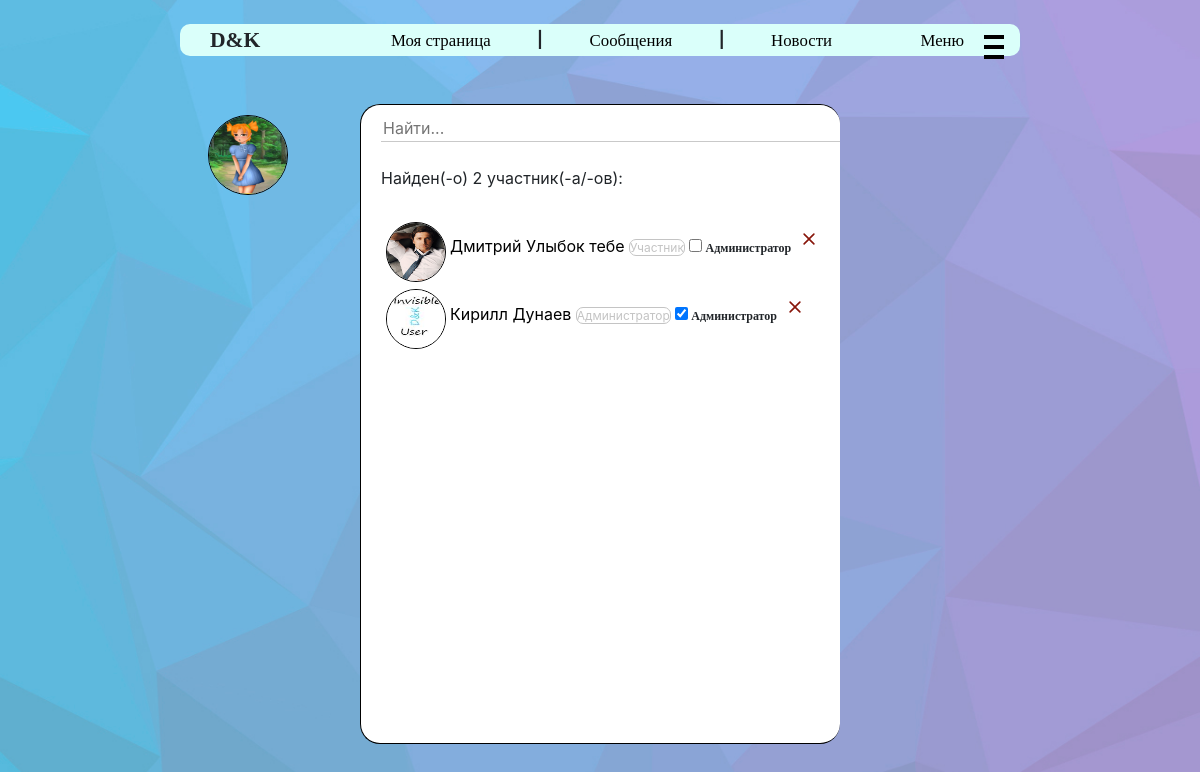
/show_members/1/ (signed in), run on the app's committed database.
### user_manager/models.py (models this page shows, shortened)
class Profile(models.Model):
    user = models.OneToOneField(User, on_delete=models.CASCADE, related_name='profile')
    name = models.CharField(max_length=50, verbose_name="Имя", null=True, blank=False)
    surname = models.CharField(max_length=75, verbose_name="Фамилия", null=True, blank=False)
    bio = models.TextField(max_length=500, verbose_name="Описание", default="", null=True,
                           blank=False)
    avatar = models.ImageField(verbose_name="Фото", null=True, upload_to=avatars_directory)
    status = models.CharField(max_length=75, default="", verbose_name="Статус", null=True,
                              blank=False)
    birth_date = models.DateField(verbose_name='Дата рождения', null=True, blank=False)
    lname = models.CharField(max_length=50, verbose_name="Имя в нижнем регистре", null=True,
                             blank=False)
    lsurname = models.CharField(max_length=75, verbose_name="Фамилия в нижнем регистре", null=True,
                                blank=False)
    class Meta:
        ordering = ['name', 'surname', 'birth_date']
        verbose_name = "Профлиль пользователя"
        verbose_name_plural = "Профили пользователей"

### user_manager/views.py (the view)
# urls.py: path('show_members/<int:group_id>/', views.show_members),
def show_members(request, group_id):
    group = Community.objects.filter(pk=group_id).first()
    all_users = group.members.all()
    all_members = Profile.objects.filter(user__in=all_users)
    r = request.GET.get('request', '')
    req = r.lower().split(maxsplit=1)
    if len(req) == 1:
        name = req[0].replace('_', ' ')
        users_1 = all_members.filter(lname__icontains=name)
        users_2 = all_members.filter(lsurname__icontains=name)
        all_members = users_1 | users_2
    elif len(req) == 2:
        name, surname = req[0].replace('_', ' '), req[1].replace('_', ' ')
        users_1 = all_members.filter(lname__icontains=name, lsurname__icontains=surname)
        users_2 = all_members.filter(lsurname__icontains=name, lname__icontains=surname)
        all_members = users_1 | users_2
    members = [(member, UserCommunityStatus().get(request, group_id, member.user.id).data['Status'])
               for member in all_members.all()]
    if request.user.is_authenticated:
        creator_permissions = UserCommunityStatus().get(request, group_id, request.user.id).data[
                                  'Status'] == 1
    else:
        creator_permissions = False
    return render(request, 'show_members.html',
                  {'req': r,
                   'title': 'Участники',
                   'members': members,
                   'creator_perm': creator_permissions,
                   'group': group_id})

### user_manager/models.py (called while the page is built)
    def get_user_status(self, user):
        if user == self.creator:
            return 1
        elif user in self.admins.all():
            return 2
        elif user in self.members.all():
            return 3
        else:
            return 0

### user_manager/views.py (called while the page is built)
    def get(self, request, community_pk, user_pk):
        community = Community.objects.filter(pk=community_pk).first()
        if not community:
            return Response({"Error": "Community does not exist"})
        user = User.objects.filter(pk=user_pk).first()
        if not user:
            return Response({"Error": "User does not exist"})
        answer = {
            0: Response({"Status": 0,
                         "Message": "Has no connections"}),
            1: Response({"Status": 1,
                         "Message": "Сreator"}),
            2: Response({"Status": 2,
                         "Message": "Admin"}),
            3: Response({"Status": 3,
                         "Message": "Member"})
        }
        status = community.get_user_status(user)
        return answer[status]

### user_manager/templates/show_members.html (shortened to what this page needs)
{% extends "main.html" %}
{% block content %}
    {% load static %}
    <link rel="stylesheet" href="{% static 'css/find_user.css' %}">
    <link rel="stylesheet" href="{% static 'css/show_members.css' %}">
    <div class="name-input-div">
        <input placeholder="Найти..." class="group-name-input {{ group }}" value="{{ req }}">
    </div>
    <br>
    {% if not members %}
        <div class="not-found">Нет участников</div>
    {% else %}
        <div>Найден(-о) {{ members|length }} участник(-а/-ов):</div>
        <br>
    {% endif %}
    {% for u, s in members %}
        <a href="/homepage/{{ u.user.id }}" class="author_url">
            <img src="{{ u.avatar.url }}" alt="Аватарка"
                 class="news_avatar comment-avatar">
            <span class="creator_name">{{ u.name }} {{ u.surname }}</span>
        </a>
        {% if s == 1 %}
            <span class="member_status">Создатель</span>
        {% elif s == 2 %}
            <span class="member_status">Администратор</span>
        {% elif s == 3 %}
            <span class="member_status">Участник</span>
        {% endif %}
        {% if creator_perm %}
            {% if s == 2 %}
                <label class="status-lbl">
                    <input type="checkbox" class="status-box {{ group }} {{ u.user.id }}" checked>
                    Администратор
                </label>
            {% else %}
                <label class="status-lbl">
                    <input type="checkbox" class="status-box {{ group }} {{ u.user.id }}">
                    Администратор
                </label>
            {% endif %}
            <btn class="delete-member {{ group }} {{ u.user.id }}"
                 title="Выгнать участника">
            </btn>
        {% endif %}
        <br>
    {% endfor %}
{% endblock %}

### user_manager/templates/main.html (shortened to what this page needs)
<!DOCTYPE html>
<html lang="en">
<head>
    {% load static %}
    <link rel="stylesheet"
          href="https://maxcdn.bootstrapcdn.com/bootstrap/4.0.0/css/bootstrap.min.css"
>
    <link rel="stylesheet"
          href="https://cdn.jsdelivr.net/npm/bootstrap-icons@1.4.1/font/bootstrap-icons.css">
    <link rel="stylesheet" href="{% static 'css/style.css' %}">
</head>
<body>
<header>
    <br>
    <nav>
        <div class="logo scalable">D&K</div>
        {% if user.is_authenticated %}
            <a href="/homepage/{{ user.id }}" class="scalable">Моя страница</a>
            <span class="scalable">|</span>
            <a href="/messages/" class="scalable">Сообщения</a>
            <span class="scalable">|</span>
        {% else %}
            <a href="/access_denied/" class="scalable">Моя страница</a>
            <span class="scalable">|</span>
            <a href="/access_denied/" class="scalable">Сообщения</a>
            <span class="scalable">|</span>
        {% endif %}
        <a href="/" class="scalable">Новости</a>
        <div class="menu_btn scalable">Меню</div>
    </nav>
    <div class="burger">
        <div class="brick"></div>
        <div class="brick middle"></div>
        <div class="brick"></div>
    </div>
    <br>
    {% block login %}
        <div class="log-btn">
            {% if user.is_authenticated %}
                <div>
                    <img src="{{ user.profile.avatar.url }}" alt="Аватарка" class="user_avatar">
                    <div class="user_info">
                        <div class="user_info_text">
                            {{ user.profile.name }} {{ user.profile.surname }}<br>
                        </div>
                    </div>
                </div>
            {% else %}
                <p>
                    <a class="login btn btn-success" href="/login/">Войти</a><br>
                    <a class="register btn btn-primary " href="/register/">Зарегистрироваться</a>
                </p>
            {% endif %}
        </div>
    {% endblock %}
</header>
<div class="cont">
    {% block content %}
        {% load index %}
        {% load file_name %}
    {% endblock %}
</div>
</body>
</html>

### user_manager/static/css/style.css (style rules this page uses)
body { background: url("../img/bg.jpg") no-repeat no-repeat center center fixed; background-size: cover; }
nav:after { display: inline-block; height: 100%; vertical-align: middle; content: ""; }
nav .logo { font-family: "Segoe Print"; font-weight: bold; font-size: calc(0.6em + 1vw); margin-left: 30px; vertical-align: middle; display: inline-block; padding-right: 10%; }
nav { position: fixed; height: fit-content; background: #dafffa; width: 70%; margin-left: 15%; border-radius: 10px; }
nav a, .menu a, .menu_btn { margin: auto; vertical-align: middle; display: inline-block; text-decoration: none; color: black; font-family: "Segoe Print"; font-size: calc(0.3em + 1vw); padding-left: 5%; padding-right: 5%; cursor: pointer; }
nav span { font-weight: bold; }
.burger { cursor: pointer; position: fixed; margin-left: 82%; margin-top: calc(0.25em + 0.1vw); }
.brick { width: calc(0.5em + 1vw); height: 4px; margin-top: 6px; background: black; transition: 0.3s ease-out; }
.log-btn { width: fit-content; margin-left: 15%; }
.user_avatar { position: fixed; z-index: 2; margin-top: calc(3.7em + 1vh); margin-left: calc(1em + 1vw); width: 80px; height: 80px; border-radius: 50px; border: 1px solid black; }
.user_info { position: fixed; margin-top: calc(3em + 1vh); z-index: 1; margin-left: calc(1em + 0.5vw); text-align: center; width: 0; height: 100px; background: #dafffa; border-radius: 50px; transition: width 400ms; }
.user_info_text { white-space: nowrap; overflow: hidden; padding-top: 15px; padding-left: 60px; }
.cont { padding-top: 10px; padding-left: 20px; margin-top: 7vh; margin-left: 30vw; overflow-y: scroll; width: 40vw; height: 80vh; background: white; border-radius: 20px; border-left: 1px solid black; border-top: 1px solid black; border-bottom: 1px solid black; }
.creator_name { text-decoration: none; color: black; cursor: pointer; }
.news_avatar { margin-left: calc(1em + 1vw); width: 40px; height: 40px; margin-top: calc(0.1em + 0.5vw); border-radius: 50px; border: 1px solid black; }
.comment-avatar { margin-left: 1%; }

### user_manager/static/css/find_user.css (style rules this page uses)
.name-input, .group-name-input { width: 100%; border: 0; border-bottom: 1px solid #c9c9c9; }
.news_avatar { width: 60px; height: 60px; }

### user_manager/static/css/show_members.css (style rules this page uses)
.member_status { font-size: 12px; color: #c4c4c4; border: 1px solid #c4c4c4; border-radius: 7px; }
.status-lbl { font-family: "Segoe Print"; font-size: 12px; font-weight: bold; }
.delete-member { color: #88160b; }

### data on the page
Profile: avatar (placeholder picture), name "Дмитрий", surname "Улыбок тебе", shows "Участник"
Profile: avatar (picture), name "Кирилл", surname "Дунаев", shows "Администратор"

### other printed values
{{ members|length }} "2"
